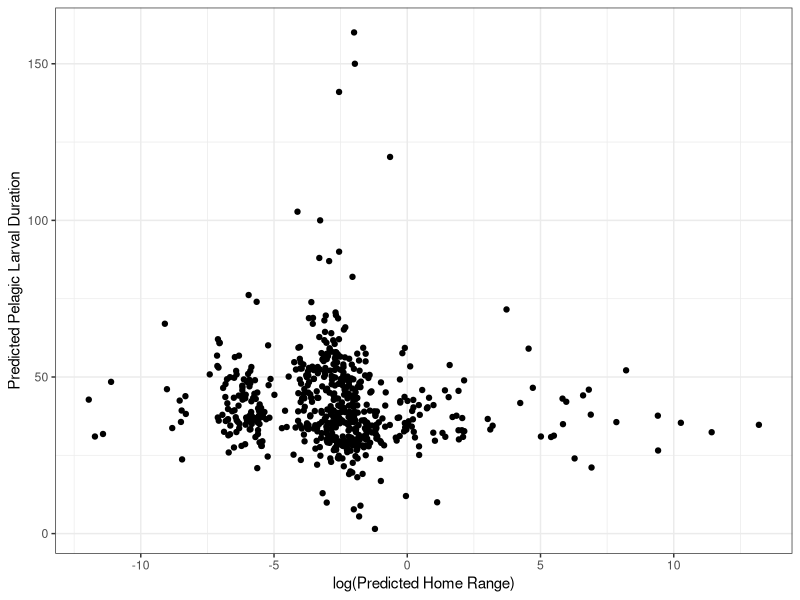
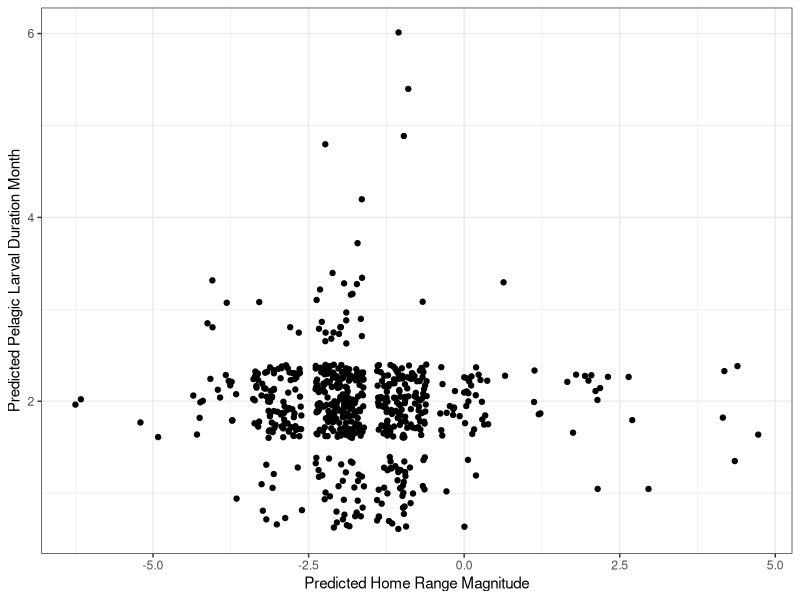
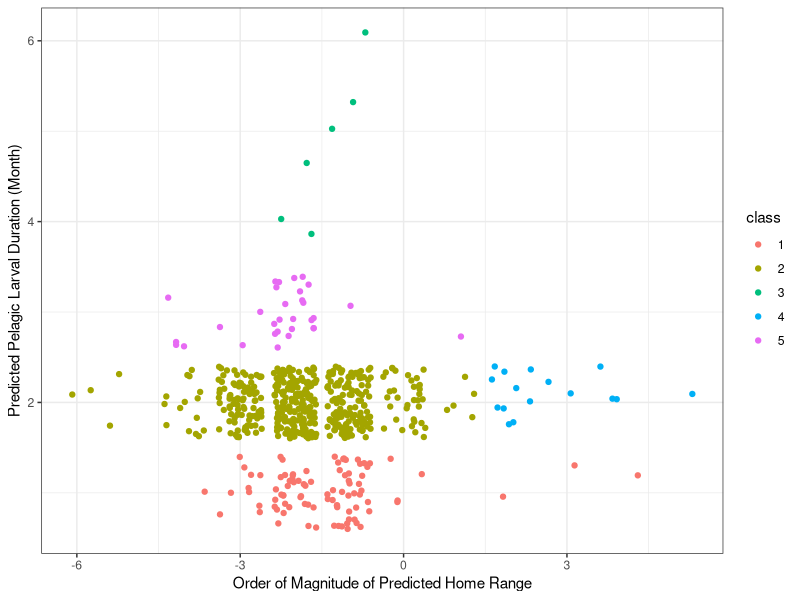
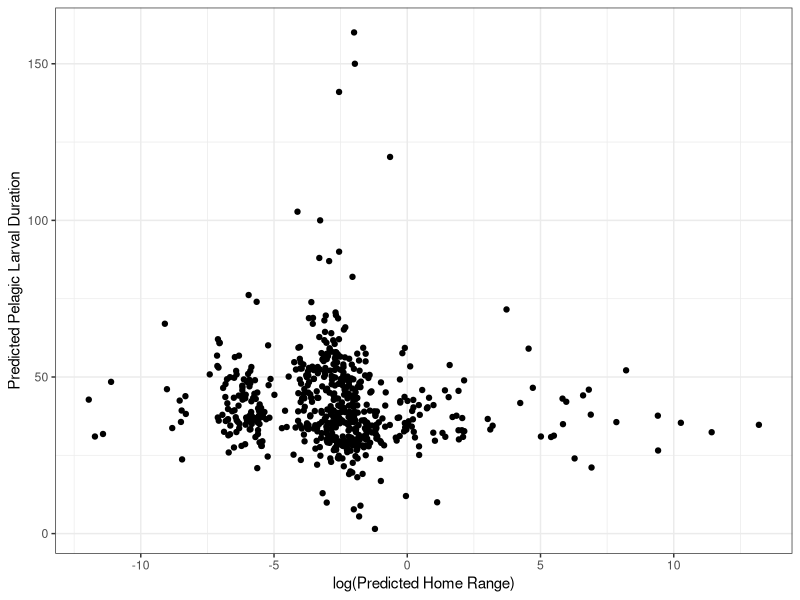
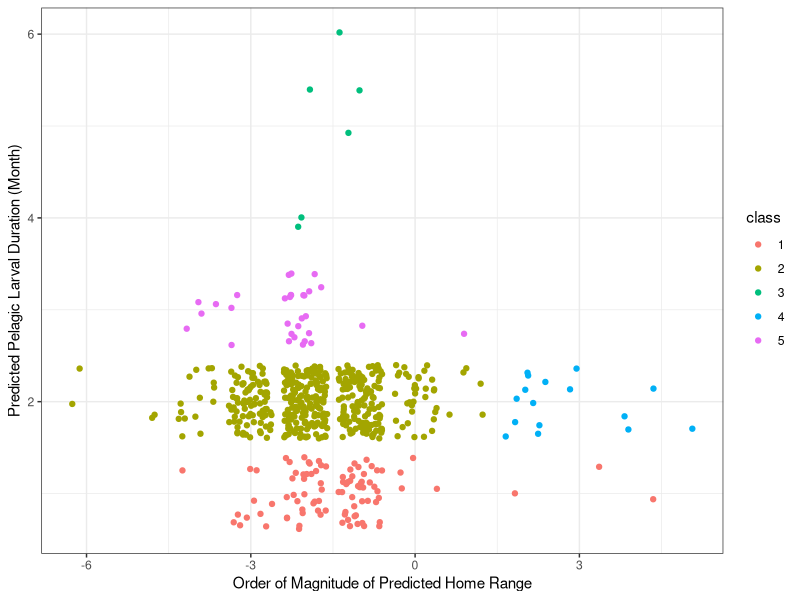

Write the R code that produced these figures, in order.
## ---- chunk 1
knitr::opts_chunk$set(echo = TRUE, warning = FALSE, message = FALSE)

library(tidyverse)
library(mclust)
## ---- chunk 2
data <- read_csv(here::here("01_data", "02_processed_data", "homerange_pld.csv")) %>%
  mutate(home_range = case_when(
    !is.na(observed_homerange) ~ observed_homerange,
    is.na(observed_homerange) ~ predicted_homerange
  )) %>%
  mutate(pld = case_when(
    !is.na(observed_pld) ~ observed_pld,
    is.na(observed_pld) ~ predicted_pld
  )) %>%
  filter(pld < 400) %>%
  mutate(magnitude_homerange = floor(log10(home_range))) %>%
  mutate(month_pld = ceiling(pld / 30))
## ---- chunk 3
p1 <- ggplot(data, aes(log(home_range), pld)) +
  geom_point() +
  theme_bw() +
  labs(
    x = "log(Predicted Home Range)",
    y = "Predicted Pelagic Larval Duration"
  )

p1

ggsave(p1, file = paste0("data_fig.pdf"), path = here::here("04_figs"), height = 8, width = 15)
## ---- chunk 4
ggplot(data, aes(magnitude_homerange, month_pld)) +
  geom_jitter() +
  theme_bw() +
  labs(
    x = "Predicted Home Range Magnitude",
    y = "Predicted Pelagic Larval Duration Month"
  )
## ---- chunk 5
gmm_data <- data %>%
  dplyr::select(magnitude_homerange, month_pld)

gmm_mclust2 <- Mclust(gmm_data)

summary(gmm_mclust2)

gmm_data$class <- as.factor(gmm_mclust2[["classification"]])

p2 <- ggplot(gmm_data, aes(magnitude_homerange, month_pld)) +
  geom_jitter(aes(color = class)) +
  theme_bw() +
  labs(
    x = "Order of Magnitude of Predicted Home Range",
    y = "Predicted Pelagic Larval Duration (Month)"
  )

p2

ggsave(p2, file = paste0("gmm_fig.pdf"), path = here::here("04_figs"), height = 8, width = 15)
